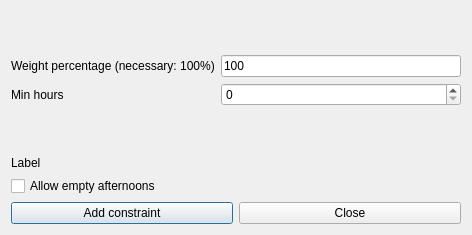
<?xml version="1.0" encoding="UTF-8"?>
<ui version="4.0">
 <class>AddConstraintStudentsMinHoursPerAfternoonForm_template</class>
 <widget class="QDialog" name="AddConstraintStudentsMinHoursPerAfternoonForm_template">
  <property name="geometry">
   <rect>
    <x>0</x>
    <y>0</y>
    <width>472</width>
    <height>235</height>
   </rect>
  </property>
  <property name="windowTitle">
   <string extracomment="This is the title of the dialog to add a new constraint of this type">Add students min hours per afternoon</string>
  </property>
  <layout class="QGridLayout" name="gridLayout">
   <item row="0" column="0">
    <spacer name="verticalSpacer_2">
     <property name="orientation">
      <enum>Qt::Vertical</enum>
     </property>
     <property name="sizeHint" stdset="0">
      <size>
       <width>20</width>
       <height>42</height>
      </size>
     </property>
    </spacer>
   </item>
   <item row="1" column="0">
    <widget class="QLabel" name="weightTextLabel">
     <property name="frameShape">
      <enum>QFrame::NoFrame</enum>
     </property>
     <property name="frameShadow">
      <enum>QFrame::Plain</enum>
     </property>
     <property name="text">
      <string>Weight percentage (necessary: 100%)</string>
     </property>
     <property name="wordWrap">
      <bool>false</bool>
     </property>
    </widget>
   </item>
   <item row="1" column="1">
    <widget class="QLineEdit" name="weightLineEdit">
     <property name="text">
      <string notr="true">100</string>
     </property>
    </widget>
   </item>
   <item row="2" column="0">
    <widget class="QLabel" name="minHoursTextLabel">
     <property name="frameShape">
      <enum>QFrame::NoFrame</enum>
     </property>
     <property name="frameShadow">
      <enum>QFrame::Plain</enum>
     </property>
     <property name="text">
      <string>Min hours</string>
     </property>
     <property name="wordWrap">
      <bool>false</bool>
     </property>
    </widget>
   </item>
   <item row="2" column="1">
    <widget class="QSpinBox" name="minHoursSpinBox"/>
   </item>
   <item row="3" column="0">
    <spacer name="verticalSpacer">
     <property name="orientation">
      <enum>Qt::Vertical</enum>
     </property>
     <property name="sizeHint" stdset="0">
      <size>
       <width>20</width>
       <height>41</height>
      </size>
     </property>
    </spacer>
   </item>
   <item row="4" column="0" colspan="2">
    <widget class="QLabel" name="allowLabel">
     <property name="text">
      <string notr="true">Label</string>
     </property>
    </widget>
   </item>
   <item row="5" column="0" colspan="2">
    <widget class="QCheckBox" name="allowEmptyAfternoonsCheckBox">
     <property name="text">
      <string>Allow empty afternoons</string>
     </property>
    </widget>
   </item>
   <item row="6" column="0" colspan="2">
    <layout class="QHBoxLayout" name="horizontalLayout">
     <item>
      <widget class="QPushButton" name="addConstraintPushButton">
       <property name="text">
        <string>Add constraint</string>
       </property>
      </widget>
     </item>
     <item>
      <widget class="QPushButton" name="closePushButton">
       <property name="text">
        <string>Close</string>
       </property>
      </widget>
     </item>
    </layout>
   </item>
  </layout>
 </widget>
 <layoutdefault spacing="6" margin="11"/>
 <resources/>
 <connections/>
</ui>
